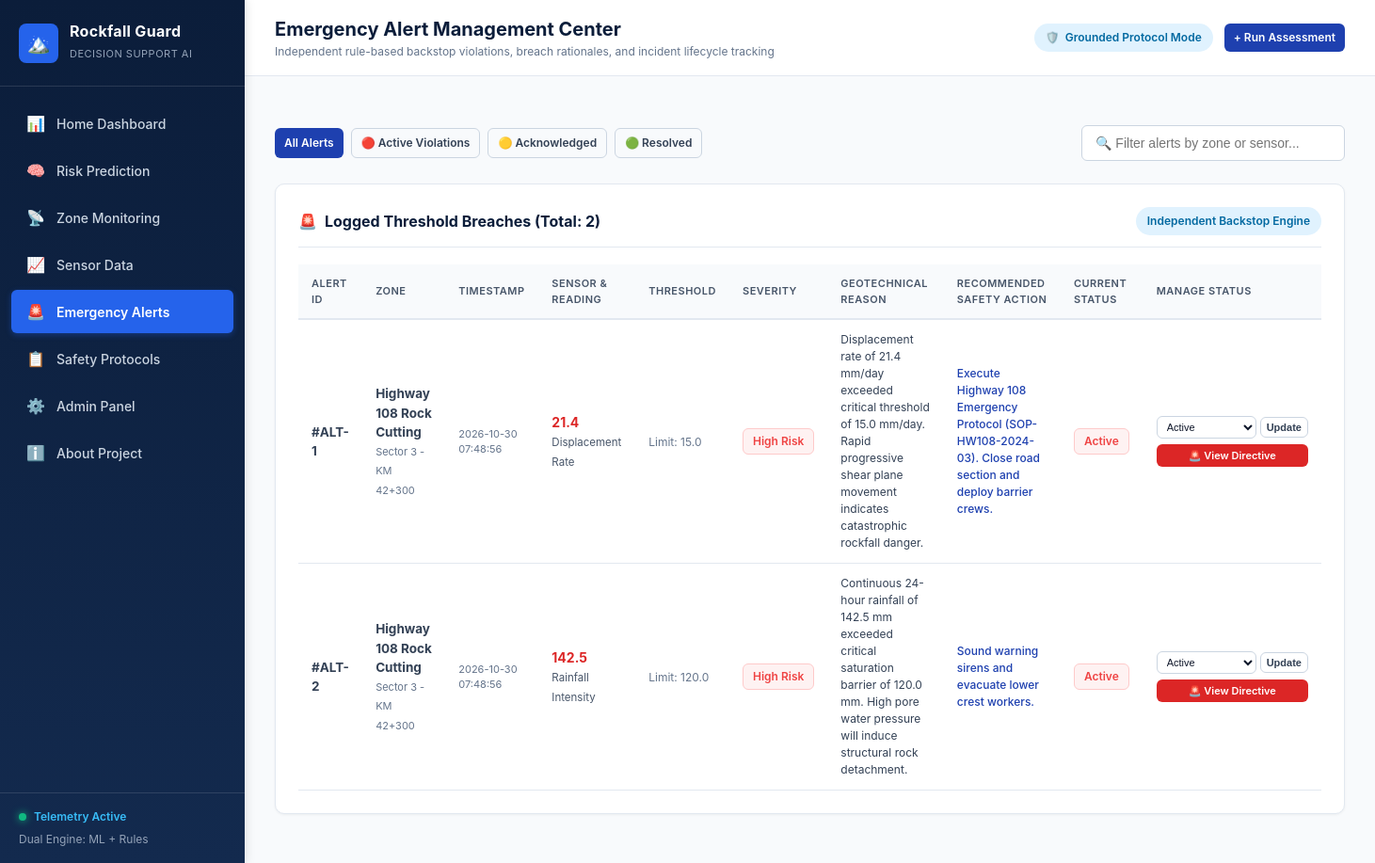
Screenshot of /alerts with the database file from the repository.
### tables this page shows
CREATE TABLE extreme_alerts (
            id INTEGER PRIMARY KEY AUTOINCREMENT,
            reading_id INTEGER,
            zone_id INTEGER NOT NULL,
            rule_name TEXT NOT NULL,
            sensor_name TEXT NOT NULL,
            reading_value REAL NOT NULL,
            threshold_value REAL NOT NULL,
            risk_level TEXT NOT NULL,
            danger_explanation TEXT NOT NULL,
            recommended_action TEXT NOT NULL,
            status TEXT DEFAULT 'Active',
            created_at TIMESTAMP DEFAULT CURRENT_TIMESTAMP,
            updated_at TIMESTAMP DEFAULT CURRENT_TIMESTAMP,
            FOREIGN KEY (zone_id) REFERENCES zones(id) ON DELETE CASCADE
        );

CREATE TABLE zones (
            id INTEGER PRIMARY KEY AUTOINCREMENT,
            zone_code TEXT UNIQUE NOT NULL,
            name TEXT NOT NULL,
            location TEXT NOT NULL,
            rock_type TEXT NOT NULL,
            slope_angle_deg REAL NOT NULL,
            current_risk TEXT DEFAULT 'Low Risk',
            last_updated TIMESTAMP DEFAULT CURRENT_TIMESTAMP
        );

### app.py (the view)
@app.route('/alerts')
def alerts():
    status_filter = request.args.get('status', 'All')
    conn = get_db_connection()
    cursor = conn.cursor()
    if status_filter != 'All':
        cursor.execute('''
            SELECT a.*, z.name as zone_name, z.zone_code, z.location
            FROM extreme_alerts a
            JOIN zones z ON a.zone_id = z.id
            WHERE a.status = ?
            ORDER BY a.created_at DESC
        ''', (status_filter,))
    else:
        cursor.execute('''
            SELECT a.*, z.name as zone_name, z.zone_code, z.location
            FROM extreme_alerts a
            JOIN zones z ON a.zone_id = z.id
            ORDER BY a.created_at DESC
        ''')
    alert_rows = [dict(row) for row in cursor.fetchall()]
    conn.close()
    return render_template('alerts.html', alerts=alert_rows, active_filter=status_filter)

### database.py (called while the page is built)
def get_db_connection():
    conn = sqlite3.connect(DB_PATH)
    conn.row_factory = sqlite3.Row
    return conn

### templates/alerts.html (shortened to what this page needs)
{% extends "base.html" %}
{% block page_title %}Emergency Alert Management Center{% endblock %}
{% block page_subtitle %}Independent rule-based backstop violations, breach rationales, and incident lifecycle tracking{% endblock %}
{% block content %}
<div style="display: flex; justify-content: space-between; align-items: center; margin-bottom: 24px;">
    <div style="display: flex; gap: 8px;">
        <a href="{{ url_for('alerts', status='All') }}" class="btn btn-sm {% if active_filter == 'All' %}btn-primary{% else %}btn-outline{% endif %}">
            All Alerts
        </a>
        <a href="{{ url_for('alerts', status='Active') }}" class="btn btn-sm {% if active_filter == 'Active' %}btn-danger{% else %}btn-outline{% endif %}">
            🔴 Active Violations
        </a>
        <a href="{{ url_for('alerts', status='Acknowledged') }}" class="btn btn-sm {% if active_filter == 'Acknowledged' %}btn-primary{% else %}btn-outline{% endif %}">
            🟡 Acknowledged
        </a>
        <a href="{{ url_for('alerts', status='Resolved') }}" class="btn btn-sm {% if active_filter == 'Resolved' %}btn-primary{% else %}btn-outline{% endif %}">
            🟢 Resolved
        </a>
    </div>
    <input type="text" placeholder="🔍 Filter alerts by zone or sensor..." data-table-search="alertsTable" class="form-control" style="width: 280px;">
</div>
<div class="dashboard-card">
    <div class="card-header-flex">
        <h3 class="card-title"><span>🚨</span> Logged Threshold Breaches (Total: {{ alerts | length }})</h3>
        <span class="system-badge">Independent Backstop Engine</span>
    </div>
    {% if alerts %}
    <div class="table-responsive">
        <table class="custom-table" id="alertsTable">
            <thead>
                <tr>
                    <th>Alert ID</th>
                    <th>Zone</th>
                    <th>Timestamp</th>
                    <th>Sensor & Reading</th>
                    <th>Threshold</th>
                    <th>Severity</th>
                    <th>Geotechnical Reason</th>
                    <th>Recommended Safety Action</th>
                    <th>Current Status</th>
                    <th>Manage Status</th>
                </tr>
            </thead>
            <tbody>
                {% for a in alerts %}
                <tr>
                    <td><strong>#ALT-{{ a.id }}</strong></td>
                    <td>
                        <strong>{{ a.zone_name }}</strong><br>
                        <span style="font-size: 11px; color: #64748b;">{{ a.location }}</span>
                    </td>
                    <td style="color: #64748b; font-size: 11px;">{{ a.created_at }}</td>
                    <td>
                        <strong style="color: #dc2626; font-size: 14px;">{{ a.reading_value }}</strong><br>
                        <span style="font-size: 11.5px; color: #475569;">{{ a.sensor_name }}</span>
                    </td>
                    <td><span style="font-size: 12px; color: #64748b;">Limit: {{ a.threshold_value }}</span></td>
                    <td>
                        <span class="status-badge {% if a.risk_level == 'High Risk' %}badge-high{% else %}badge-med{% endif %}">
                            {{ a.risk_level }}
                        </span>
                    </td>
                    <td style="max-width: 260px; font-size: 12px; color: #334155;">
                        {{ a.danger_explanation }}
                    </td>
                    <td style="max-width: 240px; font-size: 12px; color: #1e40af; font-weight: 500;">
                        {{ a.recommended_action }}
                    </td>
                    <td>
                        <span class="status-badge {% if a.status == 'Active' %}badge-high{% elif a.status == 'Acknowledged' %}badge-med{% else %}badge-low{% endif %}">
                            {{ a.status }}
                        </span>
                    </td>
                    <td>
                        <form method="POST" action="{{ url_for('update_alert_status') }}" style="display: flex; gap: 4px; align-items: center; margin-bottom: 6px;">
                            <select name="status" class="form-control" style="padding: 4px 6px; font-size: 11px;">
                                <option value="Active" {% if a.status == 'Active' %}selected{% endif %}>Active</option>
                            </select>
                            <button type="submit" class="btn btn-outline btn-sm" style="padding: 4px 6px; font-size: 11px;">Update</button>
                        </form>
                        <a href="{{ url_for('generate_notice', zone_id=a.zone_id) }}" class="btn btn-danger btn-sm" style="width: 100%; padding: 4px 6px; font-size: 11px;">
                            🚨 View Directive
                        </a>
                    </td>
                </tr>
                {% endfor %}
            </tbody>
        </table>
    </div>
    {% else %}
    <div style="text-align: center; padding: 40px; color: #64748b;">
        <div style="font-size: 36px; margin-bottom: 8px;">✅</div>
        <h4>No Alerts Matching Filter</h4>
        <p style="font-size: 13px;">All geotechnical parameters are currently operating within specified safety tolerances.</p>
    </div>
    {% endif %}
</div>
{% endblock %}

### static/css/style.css (style rules this page uses)
:root { --primary-dark: #0b1d3a; --primary-navy: #132a4e; --primary-blue: #1e40af; --primary-light: #3b82f6; --accent-blue: #60a5fa; --risk-low: #10b981; --risk-low-bg: #ecfdf5; --risk-low-border: #a7f3d0; --risk-med: #f59e0b; --risk-med-bg: #fffbeb; --risk-med-border: #fde68a; --risk-high: #ef4444; --risk-high-bg: #fef2f2; --risk-high-border: #fecaca; --risk-critical: #991b1b; --bg-page: #f8fafc; --bg-card: #ffffff; --text-main: #0f172a; --text-muted: #64748b; --border-color: #e2e8f0; --sidebar-width: 260px; }
* { box-sizing: border-box; margin: 0; padding: 0; }
body { font-family: -apple-system, BlinkMacSystemFont, "Segoe UI", Roboto, Oxygen, Ubuntu, Cantarell, "Helvetica Neue", sans-serif; background-color: var(--bg-page); color: var(--text-main); line-height: 1.5; display: flex; min-height: 100vh; }
.system-badge { display: inline-flex; align-items: center; gap: 6px; padding: 6px 12px; font-size: 12px; font-weight: 600; border-radius: 20px; background-color: #e0f2fe; color: #0369a1; }
.badge-high { background-color: var(--risk-high-bg); color: var(--risk-high); border: 1px solid var(--risk-high-border); }
.status-badge { display: inline-flex; align-items: center; gap: 5px; padding: 4px 10px; border-radius: 6px; font-size: 12px; font-weight: 600; white-space: nowrap; }
.dashboard-card { background: var(--bg-card); border: 1px solid var(--border-color); border-radius: 10px; padding: 24px; margin-bottom: 24px; box-shadow: 0 1px 3px rgba(0, 0, 0, 0.05); }
.card-header-flex { display: flex; justify-content: space-between; align-items: center; margin-bottom: 18px; padding-bottom: 12px; border-bottom: 1px solid var(--border-color); }
.card-title { font-size: 16px; font-weight: 700; color: var(--primary-dark); display: flex; align-items: center; gap: 8px; }
.table-responsive { width: 100%; overflow-x: auto; }
.custom-table { width: 100%; border-collapse: collapse; text-align: left; font-size: 13.5px; }
.custom-table th { background-color: #f8fafc; color: #475569; font-weight: 600; padding: 12px 14px; border-bottom: 2px solid var(--border-color); text-transform: uppercase; font-size: 11px; letter-spacing: 0.5px; }
.custom-table td { padding: 12px 14px; border-bottom: 1px solid var(--border-color); color: #334155; vertical-align: middle; }
.form-control { padding: 10px 14px; border: 1px solid #cbd5e1; border-radius: 6px; font-size: 14px; color: var(--text-main); background-color: #ffffff; transition: border-color 0.2s, box-shadow 0.2s; }
.btn { display: inline-flex; align-items: center; justify-content: center; gap: 8px; padding: 10px 18px; border-radius: 6px; font-size: 13.5px; font-weight: 600; cursor: pointer; border: none; text-decoration: none; transition: all 0.2s ease; }
.btn-primary { background-color: #1e40af; color: #ffffff; }
.btn-danger { background-color: #dc2626; color: #ffffff; }
.btn-outline { background-color: transparent; border: 1px solid #cbd5e1; color: #334155; }
.btn-sm { padding: 6px 10px; font-size: 12px; }

### rows the page displays
extreme_alerts: id "1", zone_name "Highway 108 Rock Cutting", location "Sector 3 - KM 42+300", created_at "2026-10-30 07:48:56", reading_value "21.4", sensor_name "Displacement Rate", threshold_value "15.0", risk_level "High Risk", danger_explanation "Displacement rate of 21.4 mm/day exceeded critical threshold of 15.0 mm/day. Rapid progressive shear plane movement indicates catastrophic rockfall danger.", recommended_action "Execute Highway 108 Emergency Protocol (SOP-HW108-2024-03). Close road section and deploy barrier crews.", status "Active"
extreme_alerts: id "2", zone_name "Highway 108 Rock Cutting", location "Sector 3 - KM 42+300", created_at "2026-10-30 07:48:56", reading_value "142.5", sensor_name "Rainfall Intensity", threshold_value "120.0", risk_level "High Risk", danger_explanation "Continuous 24-hour rainfall of 142.5 mm exceeded critical saturation barrier of 120.0 mm. High pore water pressure will induce structural rock detachment.", recommended_action "Sound warning sirens and evacuate lower crest workers.", status "Active"

### other values shown
{{ alerts | length }} "2"
